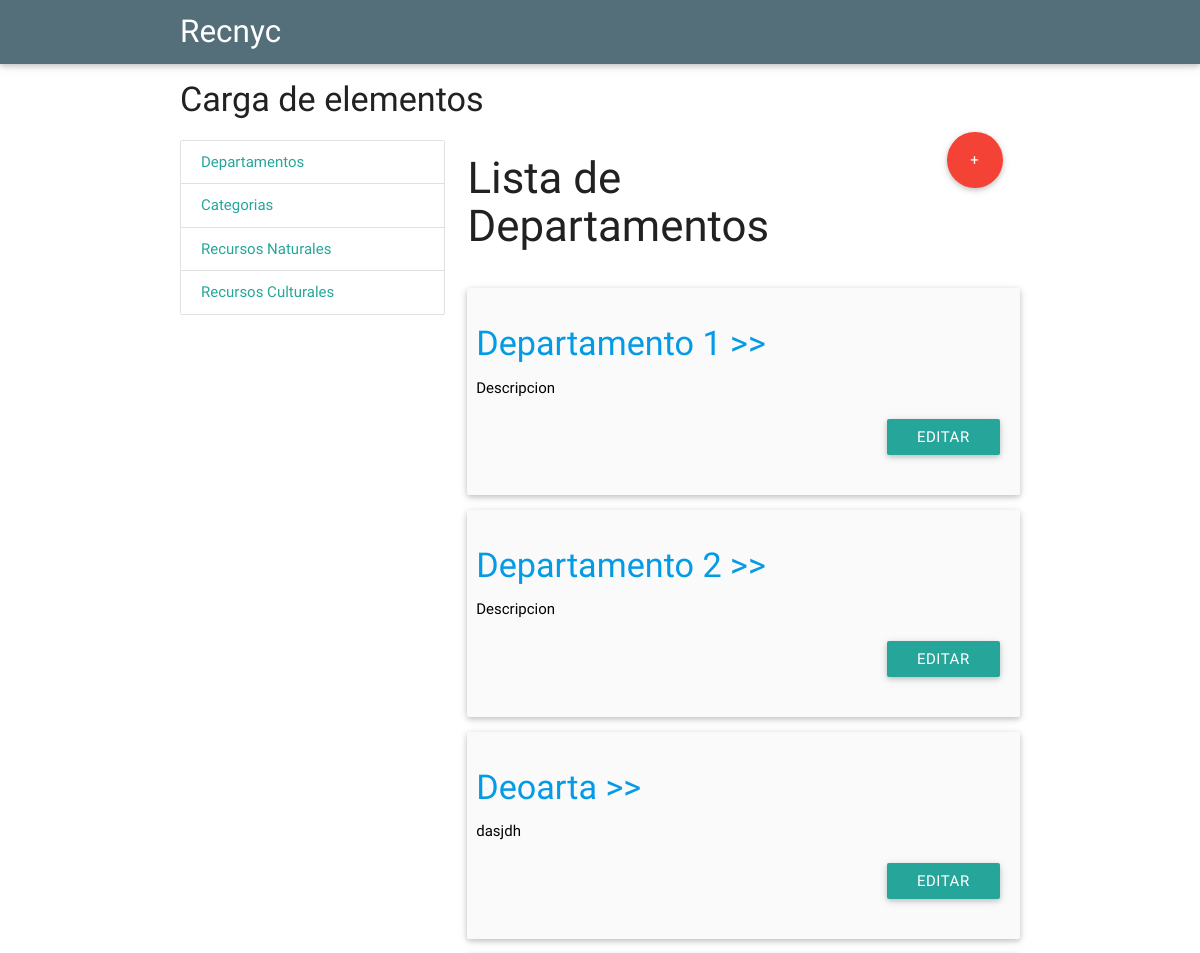
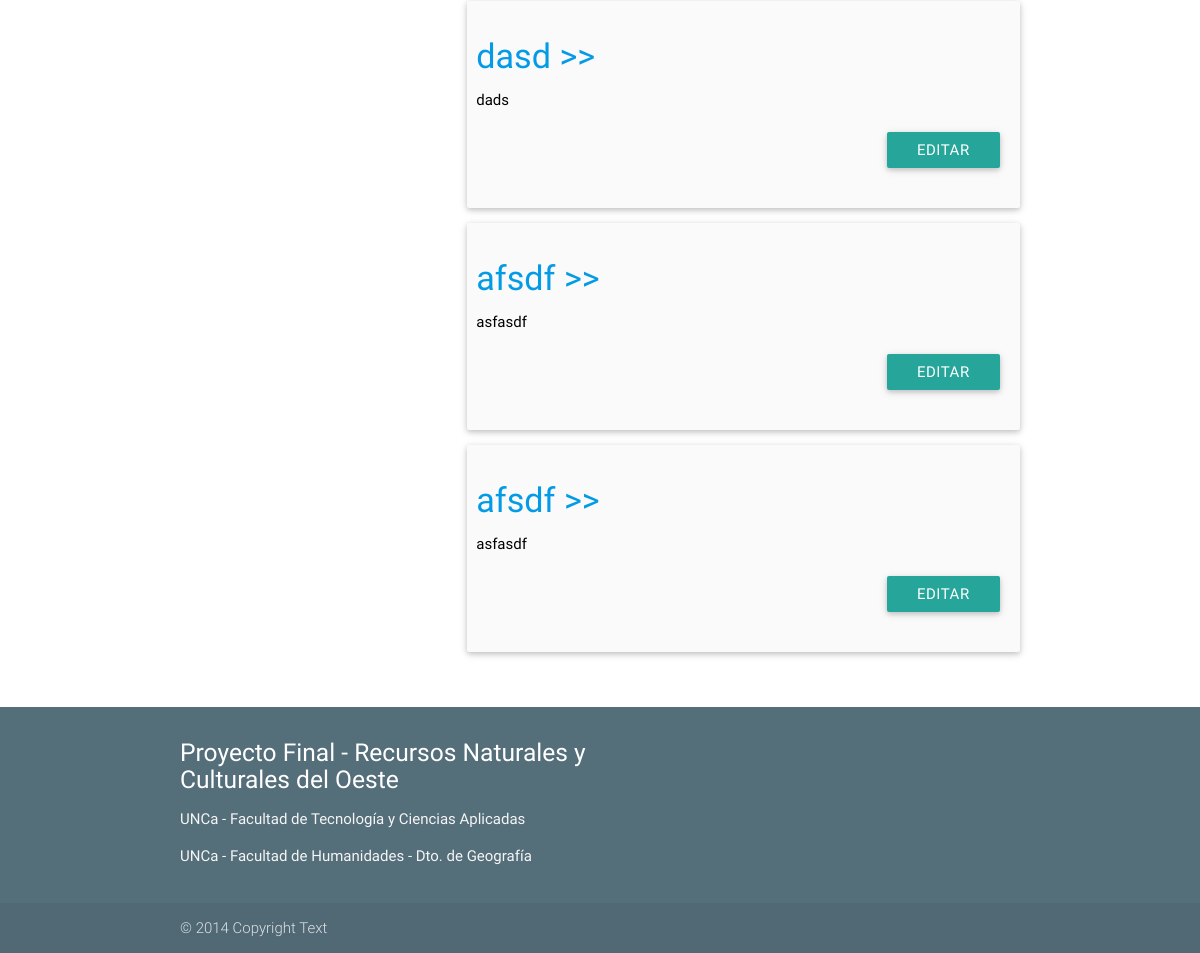
Screenshot of /cargabase/departamento/list/ with the database file from the repository (2 pictures, top to bottom).
### cargabase/models.py (models this page shows, shortened)
class Departamento(models.Model):
    nombre = models.TextField(max_length=100)
    descripcion = models.TextField(max_length=300)
    imagen = models.TextField(max_length=100)
    circuitos = models.TextField(max_length=100, blank= True)

### cargabase/views.py (the view)
class DepartamentoList(ListView):
    model = Departamento
    def get_context_data(self, **kwargs):
        context = super(DepartamentoList, self).get_context_data(**kwargs)
        return context
    def get_queryset(self):
        return ListView.get_queryset(self)

### cargabase/templates/cargabase/departamento_list.html
{% extends "base.html" %}
{% block content %}
	<div class="row">
    	<div class="col m10"><h3> Lista de Departamentos </h3></div>
    	<div class="col m2">
    	<a href="{% url 'departamento-add' %}"class="btn-floating btn-large waves-effect waves-light red">
    		<span class="material-icons">+</span>
    	</a></div>
    </div>
    {%if object_list %}
    	{% for departamento in object_list %}
        	<div class="card-panel grey lighten-5 z-depth-1">
          		<div class="row valign-wrapper">
            		<div class="col s12">
              			<span class="black-text">
              				<div class="row">
                				<a href="{% url 'departamento-detail' departamento.id %}"><h4>{{ departamento.nombre}} >></h4></a>
                					{{ departamento.descripcion }}
                 			</div>
                			<div class="right"><a href="{% url 'departamento-update' departamento.id %}" class="waves-effect waves-light btn">Editar</a></div>
              			</span>
               		</div>
          		</div>
        	</div>
		{% endfor %}
     {% endif %}
{% endblock %}

### rows the page displays
Departamento: nombre "Departamento 1", descripcion "Descripcion"
Departamento: nombre "Departamento 2", descripcion "Descripcion"
Departamento: nombre "Deoarta", descripcion "dasjdh"
Departamento: nombre "dasd", descripcion "dads"
Departamento: nombre "afsdf", descripcion "asfasdf"
Departamento: nombre "afsdf", descripcion "asfasdf"
